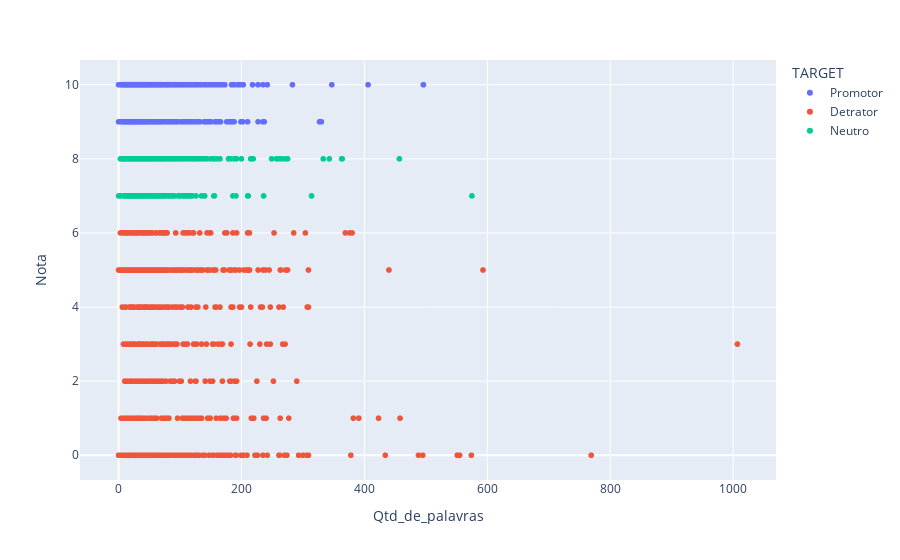

Source (notebook cell):
### Code cell
# avaliando a relação entre a quantidade de palavras, nota e o target
px.scatter(df, x='Qtd_de_palavras', y='Nota', color="TARGET",
           color_continuous_scale=["red", "green", "blue"])

### Figure 1 — Plotly figure (JSON) as saved in the notebook; plotly's stock layout.template omitted (floating-point values rounded to 4 significant figures; data arrays with more than 128 entries replaced by an {"elided": "..."} marker saying what was removed)
{"data": [{"hovertemplate": "TARGET=Promotor<br>Qtd_de_palavras=%{x}<br>Nota=%{y}<extra></extra>", "legendgroup": "Promotor", "marker": {"color": "#636efa", "symbol": "circle"}, "mode": "markers", "name": "Promotor", "showlegend": true, "type": "scattergl", "x": {"elided": "1928 int values"}, "xaxis": "x", "y": {"elided": "1928 int values"}, "yaxis": "y"}, {"hovertemplate": "TARGET=Detrator<br>Qtd_de_palavras=%{x}<br>Nota=%{y}<extra></extra>", "legendgroup": "Detrator", "marker": {"color": "#EF553B", "symbol": "circle"}, "mode": "markers", "name": "Detrator", "showlegend": true, "type": "scattergl", "x": {"elided": "834 int values"}, "xaxis": "x", "y": {"elided": "834 int values"}, "yaxis": "y"}, {"hovertemplate": "TARGET=Neutro<br>Qtd_de_palavras=%{x}<br>Nota=%{y}<extra></extra>", "legendgroup": "Neutro", "marker": {"color": "#00cc96", "symbol": "circle"}, "mode": "markers", "name": "Neutro", "showlegend": true, "type": "scattergl", "x": {"elided": "561 int values"}, "xaxis": "x", "y": {"elided": "561 int values"}, "yaxis": "y"}], "layout": {"legend": {"title": {"text": "TARGET"}, "tracegroupgap": 0}, "margin": {"t": 60}, "xaxis": {"anchor": "y", "domain": [0, 1], "title": {"text": "Qtd_de_palavras"}}, "yaxis": {"anchor": "x", "domain": [0, 1], "title": {"text": "Nota"}}}}
